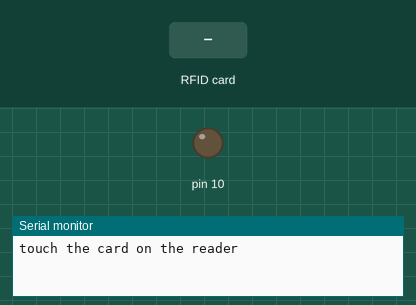
This sketch was run on a simulated Arduino Uno, built with avr-gcc and run on an emulated ATmega328P. Parts: output pins drawn as LEDs (lit = HIGH), the last lines printed to the serial monitor. Inputs (shaded band) come from the test bench. Pins used as bus, display or sensor lines are not drawn.

Above: at 1.2 s.
1.3 s: RFID card A3 2C 40 05 held to the reader
At 2.1 s:
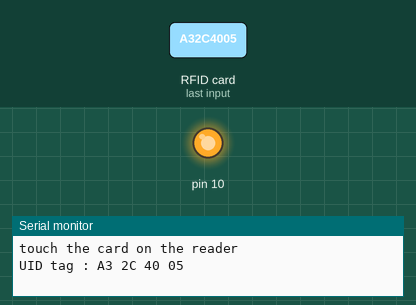
3.8 s: RFID card 5E 7A 19 C4 held to the reader
Timing chart, 0 to 6.8 s (numbered marks = the images above; inputs shaded):
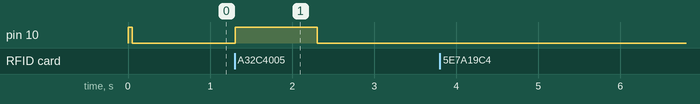

Measured:
- after the input at 1.3 s, pin 10: LOW → HIGH at once, → LOW 1.0 s later

The sketch:

rfid_1.ino
```cpp
#include <SPI.h>
//#include <deprecated.h>
#include <MFRC522.h>
//#include <MFRC522Extended.h>
//#include <require_cpp11.h>
#define sda 53
#define rst 5
MFRC522 mfrc522(sda,rst);

void setup() {
  // put your setup code here, to run once:
Serial.begin(9600);
SPI.begin();
mfrc522.PCD_Init();
Serial.println("touch the card on the reader");
Serial.println();
pinMode(10,OUTPUT);
pinMode(11,OUTPUT);
digitalWrite(11,HIGH);
}

void loop() {
  // put your main code here, to run repeatedly:
// Look for new cards
  digitalWrite(11,HIGH);
  digitalWrite(10,LOW);
  if ( ! mfrc522.PICC_IsNewCardPresent())
  {
    return;
  }
  // Select one of the cards
  if ( ! mfrc522.PICC_ReadCardSerial())
  {
    return;
  }
  //Show UID on serial monitor
  Serial.print("UID tag :");
  String content= "";
  byte letter;
  for (byte i = 0; i < mfrc522.uid.size; i++)
  {
     Serial.print(mfrc522.uid.uidByte[i] < 0x10 ? " 0" : " ");
     Serial.print(mfrc522.uid.uidByte[i], HEX);
     content.concat(String(mfrc522.uid.uidByte[i] < 0x10 ? " 0" : " "));
     content.concat(String(mfrc522.uid.uidByte[i], HEX));
  }
  Serial.println();
  content.toUpperCase();
  if (content.substring(1)== "A3 2C 40 05")
  {
    digitalWrite(10,HIGH);
    digitalWrite(11, LOW);
    delay(1000);
  }
  else
  {
     digitalWrite(11,HIGH);
    digitalWrite(10, LOW);
    delay(1000);
    }
  }
```
